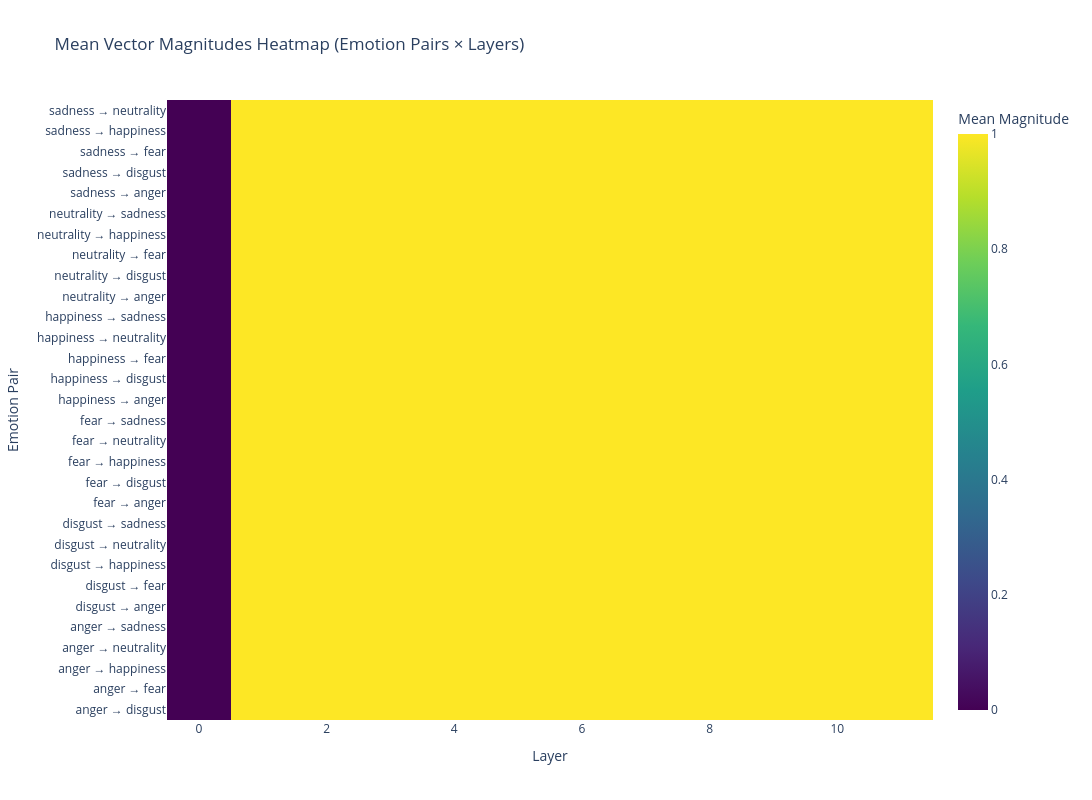

The notebook cell saved with this chart:
### Code cell
pivot_mean = df.pivot(index='emotion_pair', columns='layer', values='mean_magnitude')

fig = go.Figure(data=go.Heatmap(
    z=pivot_mean.values,
    x=pivot_mean.columns,
    y=pivot_mean.index,
    colorscale='Viridis',
    colorbar=dict(title="Mean Magnitude")
))

fig.update_layout(
    title="Mean Vector Magnitudes Heatmap (Emotion Pairs × Layers)",
    xaxis_title="Layer",
    yaxis_title="Emotion Pair",
    height=800,
    width=1200,
    yaxis=dict(tickangle=0)
)

fig.show()

### Figure 1 — Plotly figure (JSON) as saved in the notebook; plotly's stock layout.template omitted (floating-point values rounded to 4 significant figures; data arrays with more than 128 entries replaced by an {"elided": "..."} marker saying what was removed)
{"data": [{"colorbar": {"title": {"text": "Mean Magnitude"}}, "colorscale": [[0, "#440154"], [0.1111, "#482878"], [0.2222, "#3e4989"], [0.3333, "#31688e"], [0.4444, "#26828e"], [0.5556, "#1f9e89"], [0.6667, "#35b779"], [0.7778, "#6ece58"], [0.8889, "#b5de2b"], [1, "#fde725"]], "type": "heatmap", "x": [0, 1, 2, 3, 4, 5, 6, 7, 8, 9, 10, 11], "y": ["anger → disgust", "anger → fear", "anger → happiness", "anger → neutrality", "anger → sadness", "disgust → anger", "disgust → fear", "disgust → happiness", "disgust → neutrality", "disgust → sadness", "fear → anger", "fear → disgust", "fear → happiness", "fear → neutrality", "fear → sadness", "happiness → anger", "happiness → disgust", "happiness → fear", "happiness → neutrality", "happiness → sadness", "neutrality → anger", "neutrality → disgust", "neutrality → fear", "neutrality → happiness", "neutrality → sadness", "sadness → anger", "sadness → disgust", "sadness → fear", "sadness → happiness", "sadness → neutrality"], "z": {"elided": "30x12 float values"}}], "layout": {"height": 800, "title": {"text": "Mean Vector Magnitudes Heatmap (Emotion Pairs × Layers)"}, "width": 1200, "xaxis": {"title": {"text": "Layer"}}, "yaxis": {"tickangle": 0, "title": {"text": "Emotion Pair"}}}}
